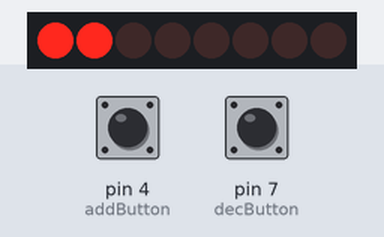
This sketch was run on a simulated Arduino Uno, built with avr-gcc and run on an emulated ATmega328P. Parts: 8 shift-register outputs drawn as a row of LEDs (first output left, lit = HIGH). Wiring (inferred from the names in the program): shift register (74HC595): data pin 11; shift clock pin 12; latch pin 8. Wiring (inferred from the signals the program sends): row of LEDs: on Q0, Q1, Q2, Q3, Q4, Q5, Q6, Q7. Inputs (shaded band) come from the test bench; at power-on: pin 4 (addButton) LOW, pin 7 (decButton) LOW.

Above: at 1.2 s.
1.3 s: pin 4 (addButton) pulled HIGH for 3.2 s
At 3.9 s:
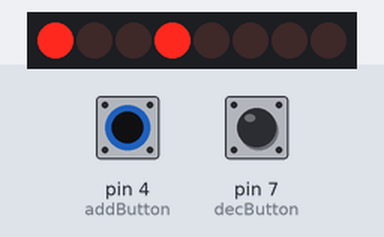
6.0 s: pin 7 (decButton) pulled HIGH for 1 s
At 8.1 s:
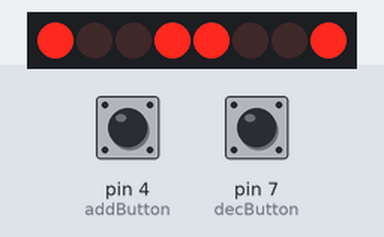
8.5 s: pin 7 (decButton) pulled HIGH for 0.15 s
At 9.4 s:
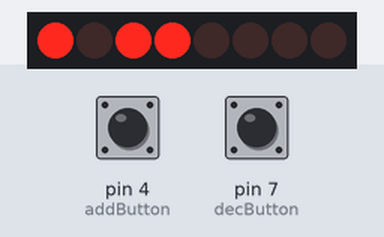
10.2 s: pin 7 (decButton) pulled HIGH for 3.2 s
At 10.5 s:
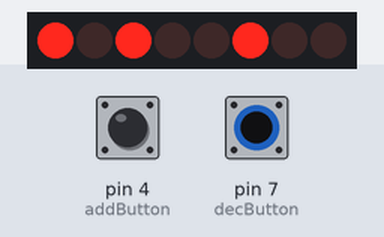
Timing chart, 0 to 13.2 s (numbered marks = the images above; inputs shaded):
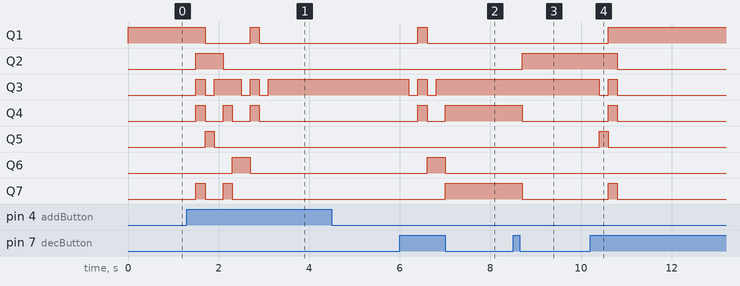

The sketch:

FanContral.ino
```cpp
/*
  Shift Register Example
 for 74HC595 shift register

 This sketch turns reads serial input and uses it to set the pins
 of a 74HC595 shift register.

 Hardware:
 * 74HC595 shift register attached to pins 2, 3, and 4 of the Arduino,
 as detailed below.
 * LEDs attached to each of the outputs of the shift register

 Created 22 May 2009
 Created 23 Mar 2010
 by Tom Igoe

 */

//Pin connected to latch pin (ST_CP) of 74HC595
const int latchPin = 8;
//Pin connected to clock pin (SH_CP) of 74HC595
const int clockPin = 12;
////Pin connected to Data in (DS) of 74HC595
const int dataPin = 11;
int addButton = 4;
int decButton = 7;
int powerOut = 5;
int x = 0;
void setup() {
  //set pins to output because they are addressed in the main loop
  pinMode(latchPin, OUTPUT);
  pinMode(dataPin, OUTPUT);
  pinMode(clockPin, OUTPUT);
  pinMode(addButton,INPUT);
  pinMode(decButton,INPUT);
  pinMode(powerOut,OUTPUT);

}

void loop() {
  //count up routine
  int addState = digitalRead(addButton);
  int decState = digitalRead(decButton);
  if (addState == HIGH && x < 9){
    x = x + 1;
    delay(200);
  }
  if (decState == HIGH && x > 0){
    x = x - 1;
    delay(200);
  }
    num(x);
    analogWrite(powerOut,x*28);
}

void num(int x) //num(x),显示数字x
{
switch(x)
{
default: //0
digitalWrite(latchPin,0);
shiftOut(dataPin,clockPin,MSBFIRST,3);
digitalWrite(latchPin,1);
break;
case 1: //1
digitalWrite(latchPin,0);
shiftOut(dataPin,clockPin,MSBFIRST,159);
digitalWrite(latchPin,1);
break;
case 2: //2
digitalWrite(latchPin,0);
shiftOut(dataPin,clockPin,MSBFIRST,37);
digitalWrite(latchPin,1);
break;
case 3: //3
digitalWrite(latchPin,0);
shiftOut(dataPin,clockPin,MSBFIRST,13);
digitalWrite(latchPin,1);
break;
case 4: //4
digitalWrite(latchPin,0);
shiftOut(dataPin,clockPin,MSBFIRST,153);
digitalWrite(latchPin,1);
break;
case 5: //5
digitalWrite(latchPin,0);
shiftOut(dataPin,clockPin,MSBFIRST,73);
digitalWrite(latchPin,1);
break;
case 6: //6
digitalWrite(latchPin,0);
shiftOut(dataPin,clockPin,MSBFIRST,65);
digitalWrite(latchPin,1);
break;
case 7: //7
digitalWrite(latchPin,0);
shiftOut(dataPin,clockPin,MSBFIRST,27);
digitalWrite(latchPin,1);
break;
case 8: //8
digitalWrite(latchPin,0);
shiftOut(dataPin,clockPin,MSBFIRST,1);
digitalWrite(latchPin,1);
break;
case 9: //9
digitalWrite(latchPin,0);
shiftOut(dataPin,clockPin,MSBFIRST,9);
digitalWrite(latchPin,1);
break;
}
}

void cls() //清屏
{
digitalWrite(latchPin,LOW);
shiftOut(dataPin,clockPin,MSBFIRST,255);
digitalWrite(latchPin,HIGH);
}
```

Measured:
- after the input at 1.3 s, Q1: HIGH → LOW after 0.40 s, → HIGH 1.0 s later, → LOW 0.20 s later; Q2: LOW → HIGH after 0.20 s, → LOW 0.60 s later
- after the input at 6.0 s, Q1: LOW → HIGH after 0.40 s, → LOW 0.20 s later; Q3: alternates HIGH for 0.20 s and LOW for 0.20 s, 4 changes in all, then stays HIGH, starting after 0.20 s; Q4: LOW → HIGH after 0.40 s, → LOW 0.20 s later, → HIGH 0.40 s later; Q6: LOW → HIGH after 0.60 s, → LOW 0.40 s later; Q7: LOW → HIGH after 1.0 s
- after the input at 8.5 s, Q2: LOW → HIGH after 0.20 s; Q4, Q7: HIGH → LOW after 0.20 s
- after the input at 10.2 s, Q1: LOW → HIGH after 0.40 s; Q2: HIGH → LOW after 0.60 s; Q3: HIGH → LOW after 0.20 s, → HIGH 0.20 s later, → LOW 0.20 s later; Q4, Q7: LOW → HIGH after 0.40 s, → LOW 0.20 s later; Q5: LOW → HIGH after 0.20 s, → LOW 0.20 s later
